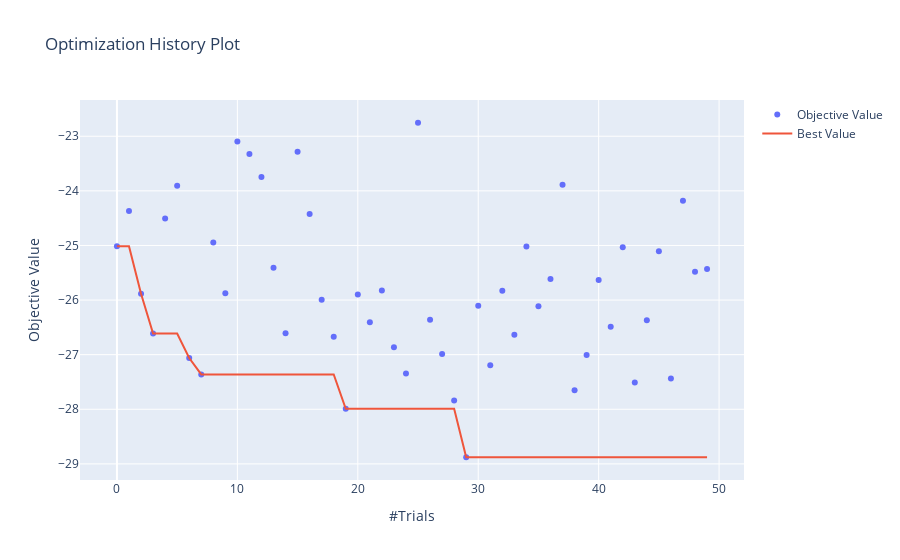

Write notebook code for a chart like this one.
### Code cell
fig = optuna.visualization.plot_optimization_history(study)
fig.show()

### Figure 1 — Plotly figure (JSON) as saved in the notebook; plotly's stock layout.template omitted (floating-point values rounded to 4 significant figures)
{"data": [{"mode": "markers", "name": "Objective Value", "type": "scatter", "x": [0, 1, 2, 3, 4, 5, 6, 7, 8, 9, 10, 11, 12, 13, 14, 15, 16, 17, 18, 19, 20, 21, 22, 23, 24, 25, 26, 27, 28, 29, 30, 31, 32, 33, 34, 35, 36, 37, 38, 39, 40, 41, 42, 43, 44, 45, 46, 47, 48, 49], "y": [-25.01, -24.37, -25.88, -26.61, -24.5, -23.9, -27.06, -27.36, -24.95, -25.88, -23.1, -23.32, -23.75, -25.41, -26.61, -23.28, -24.42, -25.99, -26.67, -27.99, -25.9, -26.41, -25.82, -26.87, -27.34, -22.75, -26.36, -26.99, -27.84, -28.88, -26.11, -27.19, -25.83, -26.63, -25.02, -26.12, -25.62, -23.89, -27.65, -27.01, -25.63, -26.49, -25.03, -27.51, -26.37, -25.11, -27.44, -24.18, -25.48, -25.43]}, {"name": "Best Value", "type": "scatter", "x": [0, 1, 2, 3, 4, 5, 6, 7, 8, 9, 10, 11, 12, 13, 14, 15, 16, 17, 18, 19, 20, 21, 22, 23, 24, 25, 26, 27, 28, 29, 30, 31, 32, 33, 34, 35, 36, 37, 38, 39, 40, 41, 42, 43, 44, 45, 46, 47, 48, 49], "y": [-25.01, -25.01, -25.88, -26.61, -26.61, -26.61, -27.06, -27.36, -27.36, -27.36, -27.36, -27.36, -27.36, -27.36, -27.36, -27.36, -27.36, -27.36, -27.36, -27.99, -27.99, -27.99, -27.99, -27.99, -27.99, -27.99, -27.99, -27.99, -27.99, -28.88, -28.88, -28.88, -28.88, -28.88, -28.88, -28.88, -28.88, -28.88, -28.88, -28.88, -28.88, -28.88, -28.88, -28.88, -28.88, -28.88, -28.88, -28.88, -28.88, -28.88]}], "layout": {"title": {"text": "Optimization History Plot"}, "xaxis": {"title": {"text": "#Trials"}}, "yaxis": {"title": {"text": "Objective Value"}}}}
